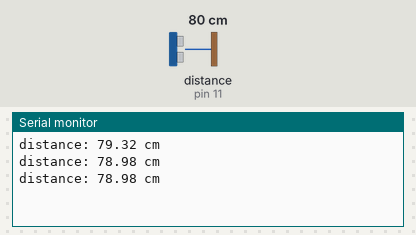
This sketch was run on a simulated Arduino Uno, built with avr-gcc and run on an emulated ATmega328P. Shown: the last lines printed to the serial monitor. Wiring (inferred from the names in the program): ultrasonic range finder: trigger pin 12; echo pin 11. Inputs (shaded band) come from the test bench; at power-on: distance to the obstacle (sensor on pin 11) 80 cm. The echo pulse lasts 58.3 µs per cm.

Above: at 1.3 s.
1.4 s: distance to the obstacle (sensor on pin 11) set to 2 cm
At 1.9 s:
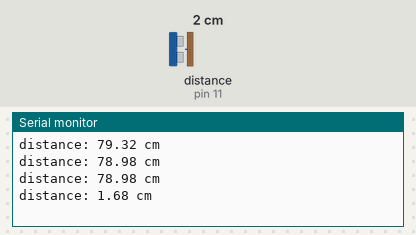
2.9 s: distance to the obstacle (sensor on pin 11) set to 4 cm
At 3.4 s:
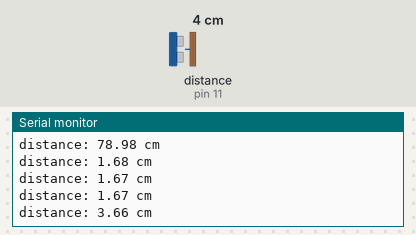
Timing chart, 0 to 5.9 s (numbered marks = the images above; inputs shaded):
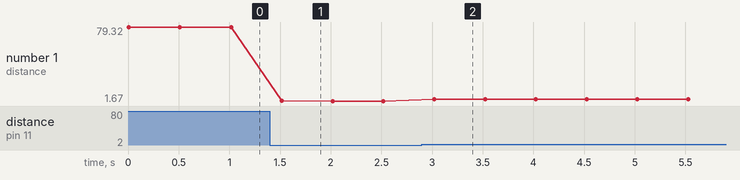

The sketch:

Circuit_Lab.ino
```cpp
int trigPin = 12;
int echoPin = 11;

float duration_us, distance_cm;
void setup() {
  // put your setup code here, to run once:
  // begin serial communication with 9600 baudrate speed
  Serial.begin (9600);
  // configure the trigger pin to output mode
  pinMode(trigPin, OUTPUT);
  // configure the echo pin to input mode
  pinMode(echoPin, INPUT);
}

void loop() {
  // put your main code here, to run repeatedly:
  // generate 10-microsecond pulse to TRIG
  digitalWrite(trigPin, HIGH);
  delayMicroseconds(10);
  digitalWrite(trigPin, LOW);
  // measure duration of pulse from ECHO
  duration_us = pulseIn(echoPin, HIGH);
  // calculate the distance
  distance_cm = 0.017 * duration_us;
  // Speed of sound wave, 0.034m/us divided by 2
  // print the value to Serial Monitor
  Serial.print("distance: ");
  Serial.print(distance_cm);
  Serial.println(" cm");
  delay(500);

}
```

Measured:
- after the input at 1.4 s, the serial monitor: prints a new line after 0.12 s (image 1)
- after the input at 2.9 s, the serial monitor: prints a new line after 0.12 s (image 2)
- plotted number 1: 78.98 → 1.67 after the input at 1.4 s, 1.67 → 3.66 after the input at 2.9 s
